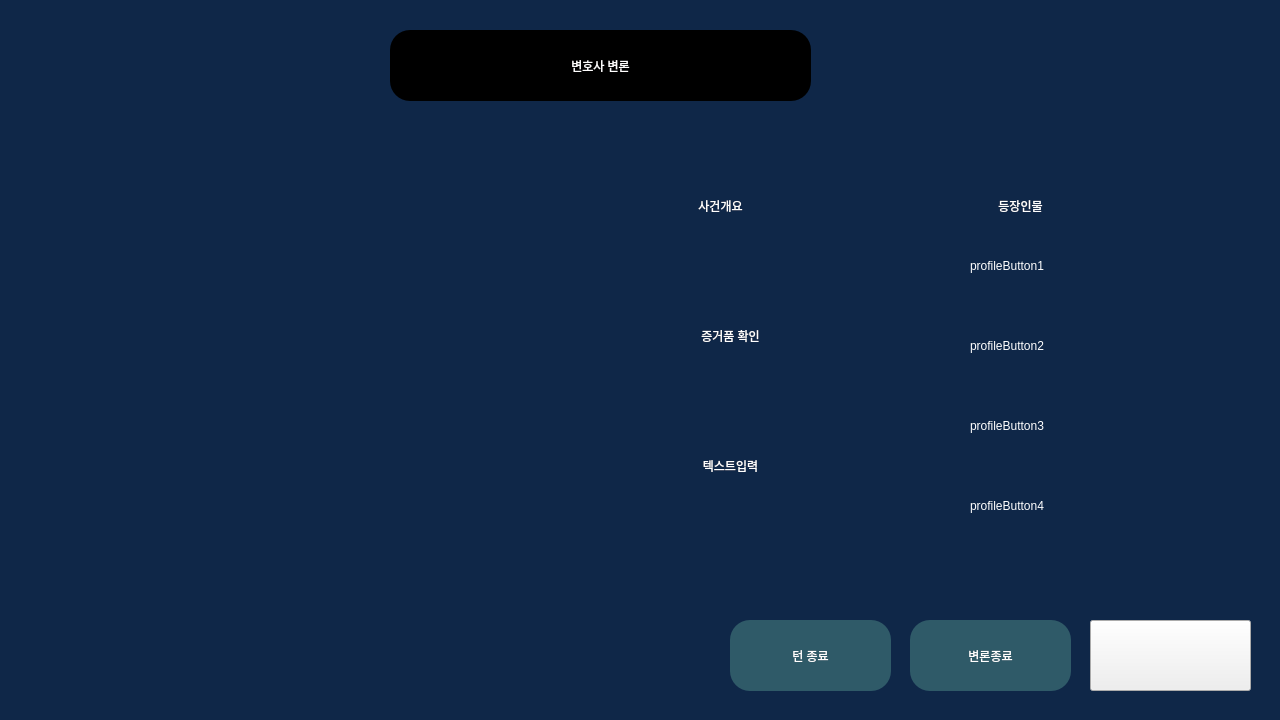
<?xml version="1.0" encoding="UTF-8"?>
<ui version="4.0">
 <class>lawyerWindow</class>
 <widget class="QDialog" name="lawyerWindow">
  <property name="geometry">
   <rect>
    <x>0</x>
    <y>0</y>
    <width>1280</width>
    <height>720</height>
   </rect>
  </property>
  <property name="windowTitle">
   <string>LogiCourt_AI</string>
  </property>
  <property name="styleSheet">
   <string notr="true">QDialog{
	background-color: rgb(15, 39, 72);
}</string>
  </property>
  <widget class="QPushButton" name="nameLabel">
   <property name="geometry">
    <rect>
     <x>390</x>
     <y>30</y>
     <width>421</width>
     <height>71</height>
    </rect>
   </property>
   <property name="styleSheet">
    <string notr="true">QPushButton{
	background-color: rgb(0, 0, 0);
	color: rgb(255, 254, 254);
	border-radius: 20px;
	font: 24pt &quot;나눔고딕 ExtraBold&quot;;
}</string>
   </property>
   <property name="text">
    <string>변호사 변론</string>
   </property>
   <property name="checkable">
    <bool>false</bool>
   </property>
   <property name="checked">
    <bool>false</bool>
   </property>
  </widget>
  <widget class="QLabel" name="profileImage">
   <property name="geometry">
    <rect>
     <x>30</x>
     <y>140</y>
     <width>551</width>
     <height>551</height>
    </rect>
   </property>
   <property name="autoFillBackground">
    <bool>false</bool>
   </property>
   <property name="styleSheet">
    <string notr="true">QLabel{
	/* 스타일시트는 스케일 설정 불가능. pixMap으로 설정해야 함 */
	/* image:url(:/images/imageNotFound.png); */
	color: rgb(255, 255, 255);
	font: 20pt &quot;나눔고딕&quot;;
}
</string>
   </property>
   <property name="text">
    <string/>
   </property>
   <property name="pixmap">
    <pixmap resource="assets/resource.qrc">:/assets/profile/lawyer.png</pixmap>
   </property>
   <property name="scaledContents">
    <bool>true</bool>
   </property>
   <property name="alignment">
    <set>Qt::AlignCenter</set>
   </property>
  </widget>
  <widget class="QPushButton" name="micButton">
   <property name="geometry">
    <rect>
     <x>1090</x>
     <y>620</y>
     <width>161</width>
     <height>71</height>
    </rect>
   </property>
   <property name="styleSheet">
    <string notr="true">QPushButton#micButton[mic_state=&quot;off&quot;]{
	image: url(:/images/mic_off.png);
	background-color: rgb(47, 90, 104);
	color: rgb(255, 254, 254);
	border-radius: 20px;
	font: 24pt &quot;나눔고딕 ExtraBold&quot;;
}
QPushButton#micButton[mic_state=&quot;on&quot;]{
	image: url(:/images/mic_on.png);
	background-color: rgb(47, 90, 104);
	color: rgb(255, 254, 254);
	border-radius: 20px;
	font: 24pt &quot;나눔고딕 ExtraBold&quot;;
}
QPushButton#micButton:hover{
	background-color: rgb(67, 129, 148);
	border-radius: 20px;
	font: 28pt &quot;나눔고딕 ExtraBold&quot;;
}
QPushButton#micButton:pressed{
	background-color: rgb(0, 123, 255);
	border-radius: 20px;
	font: 28pt &quot;나눔고딕 ExtraBold&quot;;
}</string>
   </property>
   <property name="text">
    <string/>
   </property>
   <property name="checkable">
    <bool>false</bool>
   </property>
   <property name="checked">
    <bool>false</bool>
   </property>
  </widget>
  <widget class="QPushButton" name="endButton">
   <property name="geometry">
    <rect>
     <x>910</x>
     <y>620</y>
     <width>161</width>
     <height>71</height>
    </rect>
   </property>
   <property name="styleSheet">
    <string notr="true">QPushButton{
	background-color: rgb(47, 90, 104);
	color: rgb(255, 254, 254);
	border-radius: 20px;
	font: 20pt &quot;나눔고딕 ExtraBold&quot;;
}

QPushButton:hover{
	background-color: rgb(67, 129, 148);
	border-radius: 20px;
	font: 24pt &quot;나눔고딕 ExtraBold&quot;;
}
QPushButton:pressed{
	background-color: rgb(0, 123, 255);
	border-radius: 20px;
	font: 24pt &quot;나눔고딕 ExtraBold&quot;;
}</string>
   </property>
   <property name="text">
    <string>변론종료</string>
   </property>
  </widget>
  <widget class="QPushButton" name="overviewButton">
   <property name="geometry">
    <rect>
     <x>650</x>
     <y>180</y>
     <width>141</width>
     <height>51</height>
    </rect>
   </property>
   <property name="styleSheet">
    <string notr="true">QPushButton{
	color: rgb(255, 255, 255);
	border-radius: 20px;
	font: 20pt &quot;나눔고딕 ExtraBold&quot;;
}

QPushButton:hover{
	border-radius: 20px;
	font: 24pt &quot;나눔고딕 ExtraBold&quot;;
}
QPushButton:pressed{
	border-radius: 20px;
	font: 24pt &quot;나눔고딕 ExtraBold&quot;;
}</string>
   </property>
   <property name="text">
    <string>사건개요</string>
   </property>
  </widget>
  <widget class="QPushButton" name="evidenceButton">
   <property name="geometry">
    <rect>
     <x>650</x>
     <y>310</y>
     <width>161</width>
     <height>51</height>
    </rect>
   </property>
   <property name="styleSheet">
    <string notr="true">QPushButton{
	color: rgb(255, 255, 255);
	border-radius: 20px;
	font: 20pt &quot;나눔고딕 ExtraBold&quot;;
}

QPushButton:hover{
	border-radius: 20px;
	font: 24pt &quot;나눔고딕 ExtraBold&quot;;
}
QPushButton:pressed{
	border-radius: 20px;
	font: 24pt &quot;나눔고딕 ExtraBold&quot;;
}</string>
   </property>
   <property name="text">
    <string>증거품 확인</string>
   </property>
  </widget>
  <widget class="QPushButton" name="textButton">
   <property name="geometry">
    <rect>
     <x>650</x>
     <y>440</y>
     <width>161</width>
     <height>51</height>
    </rect>
   </property>
   <property name="styleSheet">
    <string notr="true">QPushButton{
	color: rgb(255, 255, 255);
	border-radius: 20px;
	font: 20pt &quot;나눔고딕 ExtraBold&quot;;
}

QPushButton:hover{
	border-radius: 20px;
	font: 24pt &quot;나눔고딕 ExtraBold&quot;;
}
QPushButton:pressed{
	border-radius: 20px;
	font: 24pt &quot;나눔고딕 ExtraBold&quot;;
}</string>
   </property>
   <property name="text">
    <string>텍스트입력</string>
   </property>
  </widget>
  <widget class="QLabel" name="profileTitleLabel">
   <property name="geometry">
    <rect>
     <x>890</x>
     <y>190</y>
     <width>261</width>
     <height>31</height>
    </rect>
   </property>
   <property name="styleSheet">
    <string notr="true">QLabel{
	color: rgb(255, 255, 255);
	font: 20pt &quot;나눔고딕 ExtraBold&quot;;
}</string>
   </property>
   <property name="text">
    <string>등장인물</string>
   </property>
   <property name="alignment">
    <set>Qt::AlignCenter</set>
   </property>
  </widget>
  <widget class="QPushButton" name="profileButton1">
   <property name="geometry">
    <rect>
     <x>960</x>
     <y>240</y>
     <width>291</width>
     <height>51</height>
    </rect>
   </property>
   <property name="styleSheet">
    <string notr="true">QPushButton{
    text-align: left;
    padding-left: 10px;
	color: rgb(255, 255, 255);
	border-radius: 20px;
	font: 20pt &quot;나눔고딕&quot;;
}

QPushButton:hover{
	border-radius: 20px;
	font: 24pt &quot;나눔고딕&quot;;
}
QPushButton:pressed{
	border-radius: 20px;
	font: 24pt &quot;나눔고딕&quot;;
}</string>
   </property>
   <property name="text">
    <string>profileButton1</string>
   </property>
  </widget>
  <widget class="QPushButton" name="profileButton2">
   <property name="geometry">
    <rect>
     <x>960</x>
     <y>320</y>
     <width>291</width>
     <height>51</height>
    </rect>
   </property>
   <property name="styleSheet">
    <string notr="true">QPushButton{
    text-align: left;
    padding-left: 10px;
	color: rgb(255, 255, 255);
	border-radius: 20px;
	font: 20pt &quot;나눔고딕&quot;;
}

QPushButton:hover{
	border-radius: 20px;
	font: 24pt &quot;나눔고딕&quot;;
}
QPushButton:pressed{
	border-radius: 20px;
	font: 24pt &quot;나눔고딕&quot;;
}</string>
   </property>
   <property name="text">
    <string>profileButton2</string>
   </property>
  </widget>
  <widget class="QPushButton" name="profileButton3">
   <property name="geometry">
    <rect>
     <x>960</x>
     <y>400</y>
     <width>291</width>
     <height>51</height>
    </rect>
   </property>
   <property name="styleSheet">
    <string notr="true">QPushButton{
    text-align: left;
    padding-left: 10px;
	color: rgb(255, 255, 255);
	border-radius: 20px;
	font: 20pt &quot;나눔고딕&quot;;
}

QPushButton:hover{
	border-radius: 20px;
	font: 24pt &quot;나눔고딕&quot;;
}
QPushButton:pressed{
	border-radius: 20px;
	font: 24pt &quot;나눔고딕&quot;;
}</string>
   </property>
   <property name="text">
    <string>profileButton3</string>
   </property>
  </widget>
  <widget class="QPushButton" name="profileButton4">
   <property name="geometry">
    <rect>
     <x>960</x>
     <y>480</y>
     <width>291</width>
     <height>51</height>
    </rect>
   </property>
   <property name="styleSheet">
    <string notr="true">QPushButton{
    text-align: left;
    padding-left: 10px;
	color: rgb(255, 255, 255);
	border-radius: 20px;
	font: 20pt &quot;나눔고딕&quot;;
}

QPushButton:hover{
	border-radius: 20px;
	font: 24pt &quot;나눔고딕&quot;;
}
QPushButton:pressed{
	border-radius: 20px;
	font: 24pt &quot;나눔고딕&quot;;
}</string>
   </property>
   <property name="text">
    <string>profileButton4</string>
   </property>
  </widget>
  <widget class="QPushButton" name="turnButton">
   <property name="geometry">
    <rect>
     <x>730</x>
     <y>620</y>
     <width>161</width>
     <height>71</height>
    </rect>
   </property>
   <property name="styleSheet">
    <string notr="true">QPushButton{
	background-color: rgb(47, 90, 104);
	color: rgb(255, 254, 254);
	border-radius: 20px;
	font: 20pt &quot;나눔고딕 ExtraBold&quot;;
}

QPushButton:hover{
	background-color: rgb(67, 129, 148);
	border-radius: 20px;
	font: 24pt &quot;나눔고딕 ExtraBold&quot;;
}
QPushButton:pressed{
	background-color: rgb(0, 123, 255);
	border-radius: 20px;
	font: 24pt &quot;나눔고딕 ExtraBold&quot;;
}</string>
   </property>
   <property name="text">
    <string>턴 종료</string>
   </property>
  </widget>
 </widget>
 <resources>
  <include location="assets/resource.qrc"/>
 </resources>
 <connections/>
</ui>
